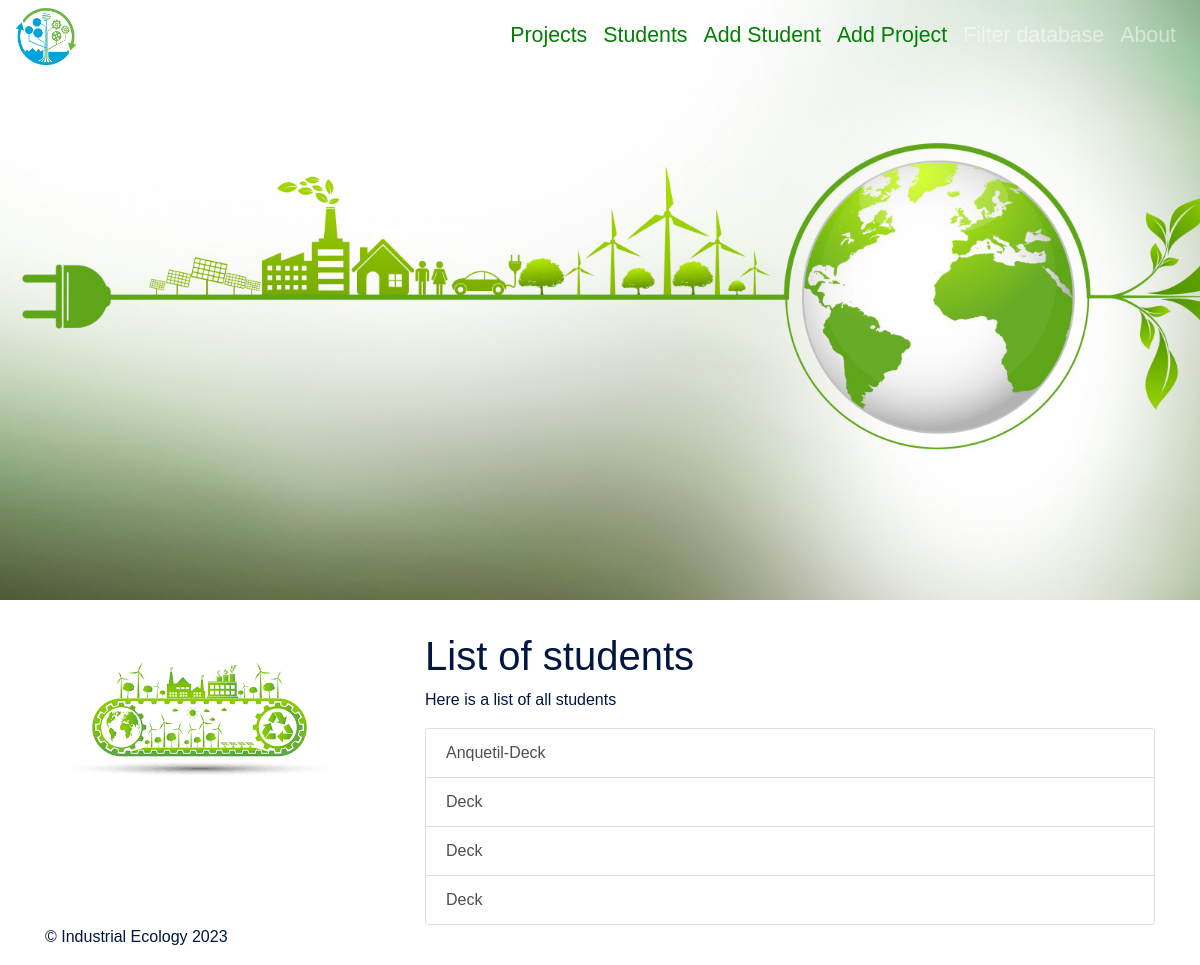
The app's page /students, older data.
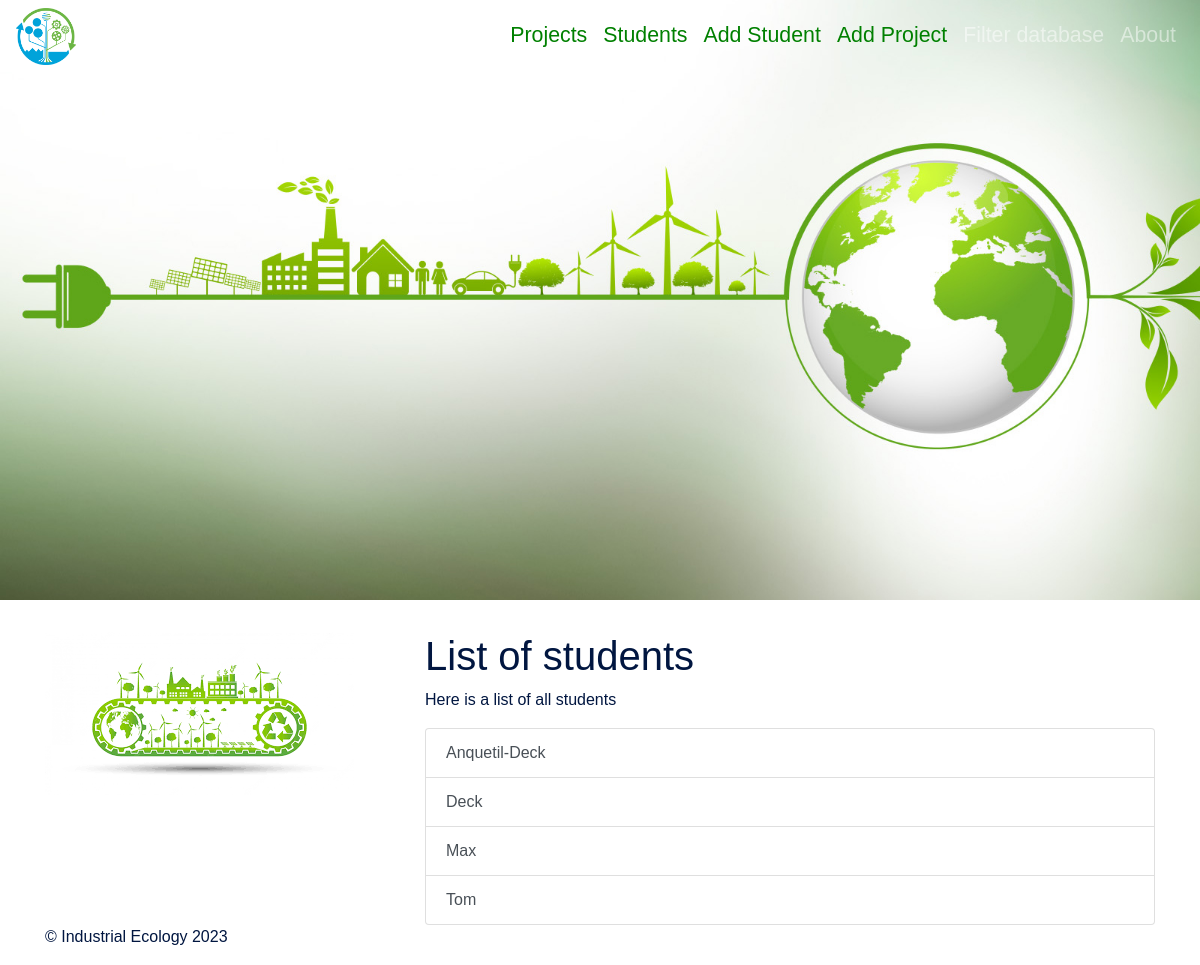
The same page, newer data.
### filter_db/models.py (models this page shows, shortened)
class Student(models.Model):
    student_id = models.CharField(
        primary_key=True,
        unique=True,
        null=False,
        blank=False,
        max_length=50,
    )
    first_name = models.CharField(
        unique=False,
        null=False,
        blank=False,
        max_length=50,
    )
    middle_name = models.CharField(
        unique=False,
        null=True,
        blank=True,
        max_length=50,
    )
    last_name = models.CharField(
        unique=False,
        null=False,
        blank=False,
        max_length=50,
    )
    start_date = models.DateField()
    end_date = models.DateField()
    def __str__(self) -> str:
        return self.last_name

### filter_db/views.py (the view)
# urls.py: path('students',views.students,name='students'),
def students(request):
    all_students= models.Student.objects.all()
    return render(request, 'students.html', {'students': all_students} )

### filter_db/templates/students.html (shortened to what this page needs)
{% extends 'base.html' %}
{% block content %}
<h1>List of students</h1>
<p> Here is a list of all students </p>
<ul class = "list-group">
        {% for student in students %}
            <a class = "list-group-item list-group-item-action" href = "{% url 'student_detail' student.student_id %}">
                {{ student }}
            </a>
        {% endfor %}
</ul>
{% endblock content %}

### filter_db/templates/base.html (shortened to what this page needs)
{% load static %}
<html>
<head>
    <link rel="stylesheet" href="{% static 'res/css/theme.css' %}" />
</head>
<body>
    <nav class="navbar navbar-expand-md navbar-dark fixed-top">
        <img src="{% static 'res/img/industrial-ecology.png' %}" width="60" height="auto" alt="Rocket ship logo" />
        <a class="navbar-brand tk-elevon" href="#">&nbsp; Test database</a>
        <div class="collapse navbar-collapse" id="mainNavbar">
            <ul class="navbar-nav ml-auto">
                <li class="nav-item">
                    <a class="nav-link" style="color:green" href="{% url 'projects' %}">Projects</a>
                </li>
                <li class="nav-item">
                    <a class="nav-link" style="color:green" href="{% url 'students' %}">Students</a>
                </li>
                <li class="nav-item">
                    <a class="nav-link" style="color:green" href="{% url 'student_form' %}">Add Student</a>
                </li>
                <li class="nav-item">
                    <a class="nav-link" style="color:green" href="{% url 'project_form' %}">Add Project</a>
                </li>
                <li class="nav-item">
                    <a class="nav-link"  href="{% url 'bootstrap_form' %}">Filter database</a>
                </li>
                <li class="nav-item">
                    <a class="nav-link"  href="{% url 'about' %}">About</a>
                </li>
            </ul>
        </div>
    </nav>
    <main role="main">
        <div class="jumbotron main-header" style="background-image: url({% static 'res/img/Bandeau.jpg' %}); background-size: cover;">
        </div>
        <div class="container">
            <div class="row">
                <div class="col-md-4">
                    <img class="mr-3 img-fluid" src="{% static 'res/img/system.png' %}" alt="Astronaut looking into space" />
                </div>
                <div class="col-md-8">
                    {% block content %}{% endblock content %}
                </div>
            </div>
        </div>
    </main>
    <footer class="container">
        <p>&copy; Industrial Ecology 2023</p>
    </footer>
</body>
</html>

Row changes from the older to the newer data that the page shows:
changed Student: last_name "Deck" → "Max"
changed Student: last_name "Deck" → "Tom"
